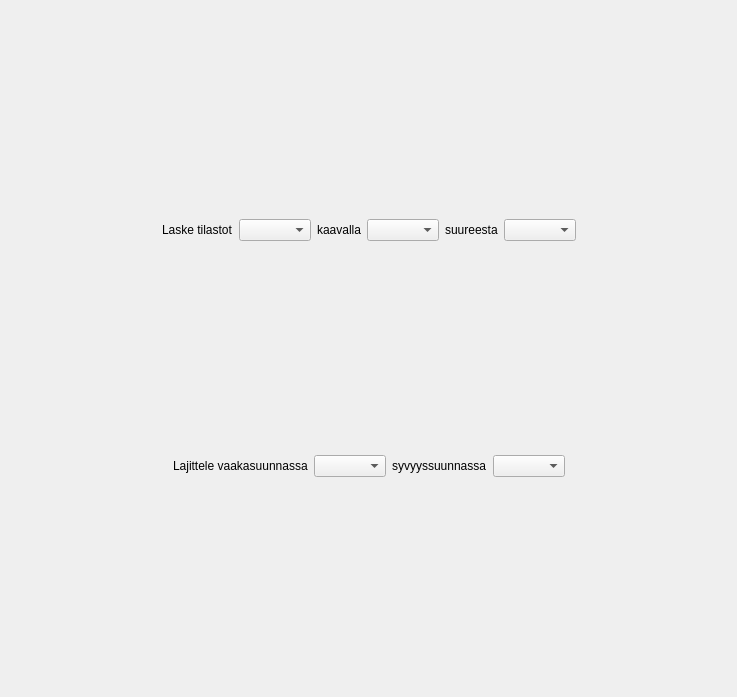
<?xml version="1.0" encoding="UTF-8"?>
<ui version="4.0">
 <class>StatisticsForm</class>
 <widget class="QWidget" name="StatisticsForm">
  <property name="geometry">
   <rect>
    <x>0</x>
    <y>0</y>
    <width>737</width>
    <height>697</height>
   </rect>
  </property>
  <property name="windowTitle">
   <string>Form</string>
  </property>
  <layout class="QGridLayout" name="gridLayout">
   <item row="2" column="1">
    <layout class="QHBoxLayout" name="horizontalLayout">
     <item>
      <spacer name="horizontalSpacer_4">
       <property name="orientation">
        <enum>Qt::Horizontal</enum>
       </property>
       <property name="sizeHint" stdset="0">
        <size>
         <width>40</width>
         <height>20</height>
        </size>
       </property>
      </spacer>
     </item>
     <item>
      <widget class="QLabel" name="label">
       <property name="text">
        <string>Lajittele vaakasuunnassa</string>
       </property>
      </widget>
     </item>
     <item>
      <widget class="QComboBox" name="columnCombo"/>
     </item>
     <item>
      <widget class="QLabel" name="label_2">
       <property name="text">
        <string>syvyyssuunnassa</string>
       </property>
      </widget>
     </item>
     <item>
      <widget class="QComboBox" name="byColumnCombo"/>
     </item>
     <item>
      <spacer name="horizontalSpacer">
       <property name="orientation">
        <enum>Qt::Horizontal</enum>
       </property>
       <property name="sizeHint" stdset="0">
        <size>
         <width>40</width>
         <height>20</height>
        </size>
       </property>
      </spacer>
     </item>
    </layout>
   </item>
   <item row="0" column="1">
    <layout class="QHBoxLayout" name="horizontalLayout_2">
     <item>
      <spacer name="horizontalSpacer_3">
       <property name="orientation">
        <enum>Qt::Horizontal</enum>
       </property>
       <property name="sizeHint" stdset="0">
        <size>
         <width>40</width>
         <height>20</height>
        </size>
       </property>
      </spacer>
     </item>
     <item>
      <widget class="QLabel" name="label_3">
       <property name="text">
        <string>Laske tilastot</string>
       </property>
      </widget>
     </item>
     <item>
      <widget class="QComboBox" name="statisticsCombo"/>
     </item>
     <item>
      <widget class="QLabel" name="label_4">
       <property name="text">
        <string>kaavalla</string>
       </property>
      </widget>
     </item>
     <item>
      <widget class="QComboBox" name="unitCombo"/>
     </item>
     <item>
      <widget class="QLabel" name="label_5">
       <property name="text">
        <string>suureesta</string>
       </property>
      </widget>
     </item>
     <item>
      <widget class="QComboBox" name="calculatefromfieldCombo"/>
     </item>
     <item>
      <spacer name="horizontalSpacer_2">
       <property name="orientation">
        <enum>Qt::Horizontal</enum>
       </property>
       <property name="sizeHint" stdset="0">
        <size>
         <width>40</width>
         <height>20</height>
        </size>
       </property>
      </spacer>
     </item>
    </layout>
   </item>
   <item row="1" column="1">
    <layout class="QHBoxLayout" name="statisticslayout"/>
   </item>
   <item row="1" column="0">
    <layout class="QVBoxLayout" name="verticalLayout"/>
   </item>
  </layout>
 </widget>
 <resources/>
 <connections/>
</ui>
